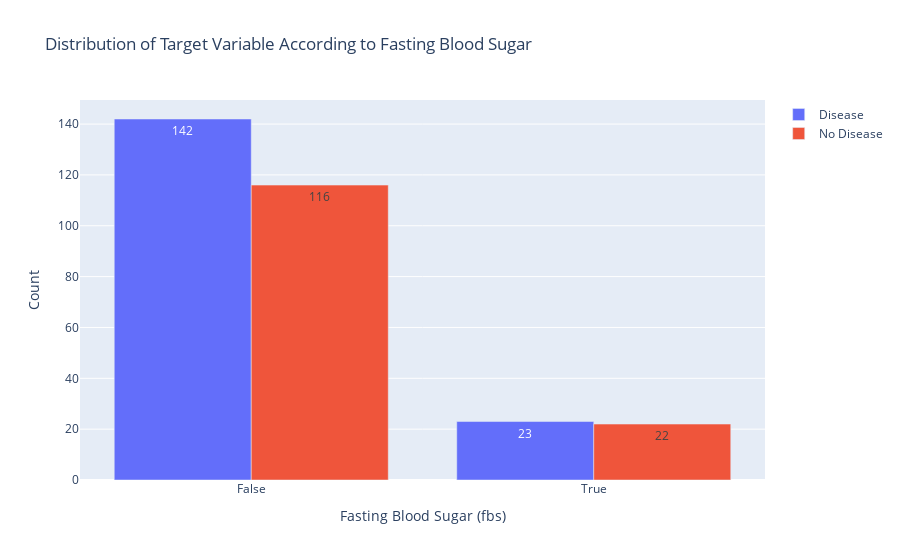

The code cell stored with this chart in its notebook:
### Markdown cell above
Chest pain or angina is a type of discomfort caused when heart muscles don’t receive enough oxygen rich blood, which triggered discomfort in arms, shoulders, neck, etc. From the graph, higher numbers of heart disease patients without chest pain and almost balance amount between typical and atypical anginal pain.

### Code cell
dis=df.loc[df['target']==1]
dis_values=dis.fbs.value_counts()
nodis=df.loc[df['target']==0]
nodis_values=nodis.fbs.value_counts()
target=['No Disease','Disease']
d=['False','True']

fig = go.Figure(data=[
    go.Bar(name='Disease', x=d, y=dis_values, text=dis_values, textposition='auto'),
    go.Bar(name='No Disease', x=d, y=nodis_values, text=nodis_values, textposition='auto'),
])
fig.update_layout(barmode='group')
fig.update_xaxes(title_text='Fasting Blood Sugar (fbs)')
fig.update_yaxes(title_text='Count')
fig.update_layout(title_text='Distribution of Target Variable According to Fasting Blood Sugar')

fig.show()

### Figure 1 — Plotly figure (JSON) as saved in the notebook; plotly's stock layout.template omitted (floating-point values rounded to 4 significant figures)
{"data": [{"name": "Disease", "text": [142, 23], "textposition": "auto", "type": "bar", "x": ["False", "True"], "y": [142, 23]}, {"name": "No Disease", "text": [116, 22], "textposition": "auto", "type": "bar", "x": ["False", "True"], "y": [116, 22]}], "layout": {"barmode": "group", "title": {"text": "Distribution of Target Variable According to Fasting Blood Sugar"}, "xaxis": {"title": {"text": "Fasting Blood Sugar (fbs)"}}, "yaxis": {"title": {"text": "Count"}}}}
